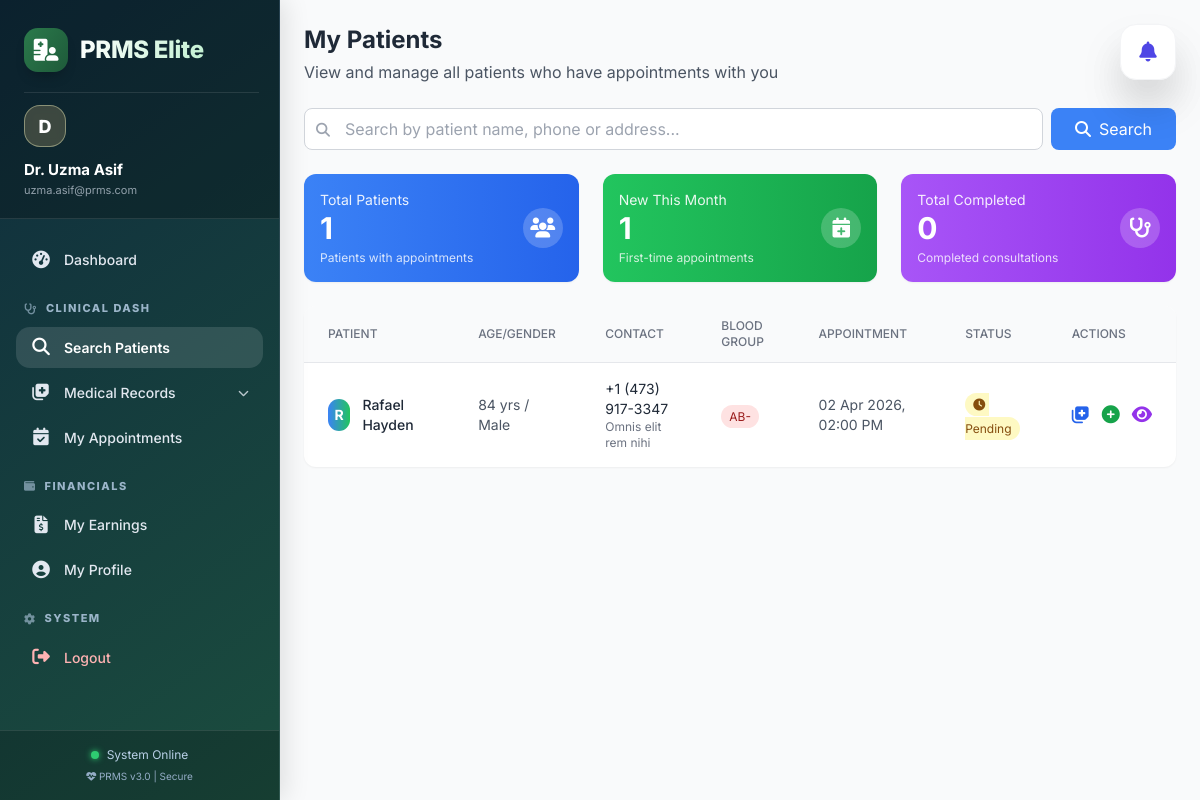
Page /doctor/patients.php (signed in) on the earlier database version.
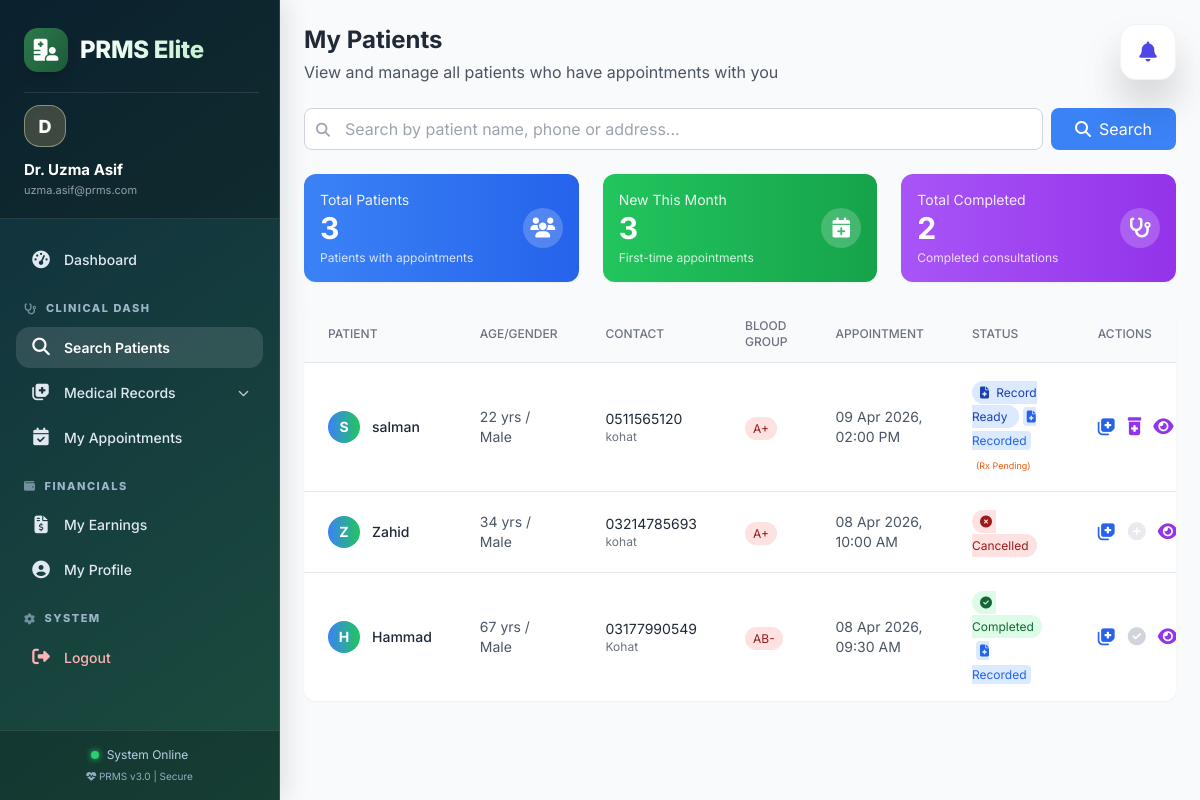
Same page on the later database version.
### tables this page shows
CREATE TABLE `appointments` (
  `id` int(11) NOT NULL,
  `patient_id` int(11) DEFAULT NULL,
  `doctor_id` int(11) DEFAULT NULL,
  `appointment_date` datetime DEFAULT NULL,
  `symptoms` text DEFAULT NULL,
  `category_id` int(11) DEFAULT NULL,
  `consultation_fee` decimal(10,2) DEFAULT 0.00,
  `shift_type` varchar(20) DEFAULT NULL,
  `time_slot` varchar(50) DEFAULT NULL,
  `patient_number` int(11) DEFAULT 0,
  `status` enum('pending','completed','cancelled') DEFAULT 'pending',
  `created_at` timestamp NOT NULL DEFAULT current_timestamp(),
  `has_tests` tinyint(1) DEFAULT 0
);

CREATE TABLE `patients` (
  `id` int(11) NOT NULL,
  `name` varchar(100) DEFAULT NULL,
  `age` int(11) DEFAULT NULL,
  `weight` decimal(5,2) DEFAULT NULL,
  `disease` int(11) DEFAULT NULL,
  `gender` enum('male','female','other') DEFAULT NULL,
  `phone` varchar(20) DEFAULT NULL,
  `address` text DEFAULT NULL,
  `blood_group` varchar(10) DEFAULT NULL,
  `status` enum('active','inactive') DEFAULT 'active',
  `created_at` timestamp NOT NULL DEFAULT current_timestamp()
);

CREATE TABLE `records` (
  `id` int(11) NOT NULL,
  `patient_id` int(11) DEFAULT NULL,
  `doctor_id` int(11) DEFAULT NULL,
  `appointment_id` int(11) DEFAULT NULL,
  `visit_date` datetime DEFAULT NULL,
  `symptoms` text DEFAULT NULL,
  `diagnosis` text DEFAULT NULL,
  `notes` text DEFAULT NULL,
  `created_at` timestamp NOT NULL DEFAULT current_timestamp(),
  `has_tests` tinyint(1) DEFAULT 0
);

### doctor/patients.php (the view, shortened to what the changed rows need)
<?php
require_once '../config/db.php';
$user_id = $_SESSION['user_id'];
$doctor_query = "SELECT id FROM doctors WHERE user_id = ?";
$stmt = mysqli_prepare($conn, $doctor_query);
mysqli_stmt_bind_param($stmt, "i", $user_id);
mysqli_stmt_execute($stmt);
$doctor_result = mysqli_stmt_get_result($stmt);
$doctor = mysqli_fetch_assoc($doctor_result);
$doctor_id = $doctor['id'];
$where_clause = "";
$patients_query = "SELECT DISTINCT p.*,
                   a.id as appointment_id,
                   a.appointment_date,
                   a.status as appointment_status,
                   CASE
                       WHEN r.id IS NOT NULL THEN 1
                       ELSE 0
                   END as has_record,
                   r.id as record_id,
                   (SELECT COUNT(*) FROM prescriptions WHERE record_id = r.id) as prescriptions_count
                   FROM patients p
                   JOIN appointments a ON p.id = a.patient_id
                   LEFT JOIN records r ON r.patient_id = p.id AND r.doctor_id = a.doctor_id AND DATE(r.visit_date) = DATE(a.appointment_date)
                   WHERE a.doctor_id = ? $where_clause
                   ORDER BY a.appointment_date DESC";
$stmt = mysqli_prepare($conn, $patients_query);
mysqli_stmt_bind_param($stmt, "i", $doctor_id);
mysqli_stmt_execute($stmt);
$patients_result = mysqli_stmt_get_result($stmt);
$total_patients_query = "SELECT COUNT(DISTINCT p.id) as total
                         FROM patients p
                         JOIN appointments a ON p.id = a.patient_id
                         WHERE a.doctor_id = ?";
$stmt = mysqli_prepare($conn, $total_patients_query);
mysqli_stmt_bind_param($stmt, "i", $doctor_id);
mysqli_stmt_execute($stmt);
$total_result = mysqli_stmt_get_result($stmt);
$total_patients = mysqli_fetch_assoc($total_result)['total'];
$month_start = date('Y-m-01');
$new_patients_query = "SELECT COUNT(DISTINCT p.id) as total
                       FROM patients p
                       JOIN appointments a ON p.id = a.patient_id
                       WHERE a.doctor_id = ? AND a.appointment_date >= ?";
$stmt = mysqli_prepare($conn, $new_patients_query);
mysqli_stmt_bind_param($stmt, "is", $doctor_id, $month_start);
mysqli_stmt_execute($stmt);
$new_result = mysqli_stmt_get_result($stmt);
$new_count = mysqli_fetch_assoc($new_result)['total'];
$total_visits_query = "SELECT COUNT(*) as total FROM appointments WHERE doctor_id = ? AND status = 'completed'";
$stmt = mysqli_prepare($conn, $total_visits_query);
mysqli_stmt_bind_param($stmt, "i", $doctor_id);
mysqli_stmt_execute($stmt);
$visits_result = mysqli_stmt_get_result($stmt);
$total_visits = mysqli_fetch_assoc($visits_result)['total'];
include '../includes/header.php';
?>
<div class="flex-1 overflow-y-auto bg-gray-50">
    <div class="p-6">
        <div class="mb-6">
            <h1 class="text-2xl font-bold text-gray-800">My Patients</h1>
        </div>
        <div class="grid grid-cols-1 md:grid-cols-3 gap-6 mb-6">
            <div class="bg-gradient-to-r from-blue-500 to-blue-600 rounded-xl shadow-sm p-4 text-white">
                <div class="flex items-center justify-between">
                    <div>
                        <p class="text-white text-opacity-90 text-sm">Total Patients</p>
                        <p class="text-3xl font-bold"><?php echo $total_patients; ?></p>
                        <p class="text-white text-opacity-80 text-xs mt-1">Patients with appointments</p>
                    </div>
                </div>
            </div>
            <div class="bg-gradient-to-r from-green-500 to-green-600 rounded-xl shadow-sm p-4 text-white">
                <div class="flex items-center justify-between">
                    <div>
                        <p class="text-white text-opacity-90 text-sm">New This Month</p>
                        <p class="text-3xl font-bold"><?php echo $new_count; ?></p>
                        <p class="text-white text-opacity-80 text-xs mt-1">First-time appointments</p>
                    </div>
                </div>
            </div>
            <div class="bg-gradient-to-r from-purple-500 to-purple-600 rounded-xl shadow-sm p-4 text-white">
                <div class="flex items-center justify-between">
                    <div>
                        <p class="text-white text-opacity-90 text-sm">Total Completed</p>
                        <p class="text-3xl font-bold"><?php echo $total_visits; ?></p>
                        <p class="text-white text-opacity-80 text-xs mt-1">Completed consultations</p>
                    </div>
                </div>
            </div>
        </div>
        <div class="bg-white rounded-xl shadow-sm overflow-hidden">
            <div class="overflow-x-auto">
                <table class="w-full">
                    <thead class="bg-gray-50 border-b">
                        <tr>
                            <th class="px-6 py-3 text-left text-xs font-medium text-gray-500 uppercase">Patient</th>
                            <th class="px-6 py-3 text-left text-xs font-medium text-gray-500 uppercase">Age/Gender</th>
                            <th class="px-6 py-3 text-left text-xs font-medium text-gray-500 uppercase">Contact</th>
                            <th class="px-6 py-3 text-left text-xs font-medium text-gray-500 uppercase">Blood Group</th>
                            <th class="px-6 py-3 text-left text-xs font-medium text-gray-500 uppercase">Appointment</th>
                            <th class="px-6 py-3 text-left text-xs font-medium text-gray-500 uppercase">Status</th>
                            <th class="px-6 py-3 text-left text-xs font-medium text-gray-500 uppercase">Actions</th>
                        </tr>
                    </thead>
                    <tbody class="divide-y divide-gray-200">
                        <?php if (mysqli_num_rows($patients_result) > 0): ?>
                            <?php while ($patient = mysqli_fetch_assoc($patients_result)):
                                $can_add_record = ($patient['appointment_status'] == 'pending' && $patient['has_record'] == 0);
                                $has_record = $patient['has_record'] == 1;
                                $has_prescriptions = $patient['prescriptions_count'] > 0;
                                $effective_status = $patient['appointment_status'];
                                $status_text = '';
                                $status_color = '';
                                if ($has_record && $has_prescriptions) {
                                    $effective_status = 'completed';
                                    $status_text = 'Completed';
                                    $status_color = 'bg-green-100 text-green-800';
                                    $status_icon = 'fa-check-circle';
                                } elseif ($has_record && !$has_prescriptions) {
                                    $effective_status = 'pending_rx';
                                    $status_text = 'Record Ready';
                                    $status_color = 'bg-blue-100 text-blue-800';
                                    $status_icon = 'fa-file-medical';
                                } elseif ($patient['appointment_status'] == 'pending') {
                                    $effective_status = 'pending';
                                    $status_text = 'Pending';
                                    $status_color = 'bg-yellow-100 text-yellow-800';
                                    $status_icon = 'fa-clock';
                                } else {
                                    $effective_status = 'cancelled';
                                    $status_text = 'Cancelled';
                                    $status_color = 'bg-red-100 text-red-800';
                                    $status_icon = 'fa-times-circle';
                                }
                            ?>
                                <tr class="hover:bg-gray-50 transition">
                                    <td class="px-6 py-4">
                                        <div class="flex items-center">
                                            <div class="w-8 h-8 rounded-full bg-gradient-to-r from-blue-500 to-green-500 flex items-center justify-center text-white text-sm font-bold">
                                                <?php echo strtoupper(substr($patient['name'], 0, 1)); ?>
                                            </div>
                                            <div class="ml-3">
                                                <p class="text-sm font-medium text-gray-800"><?php echo htmlspecialchars($patient['name']); ?></p>
                                            </div>
                                        </div>
                                    </td>
                                    <td class="px-6 py-4 text-sm text-gray-600">
                                        <?php echo $patient['age']; ?> yrs /
                                        <span class="capitalize"><?php echo $patient['gender']; ?></span>
                                    </td>
                                    <td class="px-6 py-4">
                                        <p class="text-sm text-gray-800"><?php echo htmlspecialchars($patient['phone']); ?></p>
                                        <?php if ($patient['address']): ?>
                                            <p class="text-xs text-gray-500"><?php echo htmlspecialchars(substr($patient['address'], 0, 30)); ?></p>
                                        <?php endif; ?>
                                    </td>
                                    <td class="px-6 py-4">
                                        <?php if ($patient['blood_group']): ?>
                                            <span class="px-2 py-1 text-xs rounded-full bg-red-100 text-red-800">
                                                <?php echo htmlspecialchars($patient['blood_group']); ?>
                                            </span>
                                        <?php else: ?>
                                            <span class="text-gray-400 text-xs">Not specified</span>
                                        <?php endif; ?>
                                    </td>
                                    <td class="px-6 py-4 text-sm text-gray-600">
                                        <?php echo date('d M Y, h:i A', strtotime($patient['appointment_date'])); ?>
                                    </td>
                                    <td class="px-6 py-4">
                                        <span class="px-2 py-1 text-xs rounded-full <?php echo $status_color; ?>">
                                            <i class="fas <?php echo $status_icon; ?> mr-1"></i> <?php echo $status_text; ?>
                                        </span>
                                        <?php if ($has_record): ?>
                                            <span class="ml-1 px-1 py-0.5 text-xs rounded bg-blue-100 text-blue-600">
                                                <i class="fas fa-file-medical"></i> Recorded
                                            </span>
                                        <?php endif; ?>
                                        <?php if ($has_record && !$has_prescriptions): ?>
                                            <span class="ml-1 text-[9px] text-orange-600">(Rx Pending)</span>
                                        <?php endif; ?>
                                    </td>
                                    <td class="px-6 py-4">
                                        <div class="flex space-x-3">
                                            <a href="records/view.php?patient_id=<?php echo $patient['id']; ?>"
                                                class="text-blue-600 hover:text-blue-800 transition text-lg" title="View Records">
                                                <i class="fas fa-notes-medical"></i>
                                            </a>
                                            <?php if ($patient['appointment_status'] == 'pending' && !$has_record): ?>
                                                <a href="records/create.php?patient_id=<?php echo $patient['id']; ?>"
                                                    class="text-green-600 hover:text-green-800 transition text-lg" title="Add New Record">
                                                    <i class="fas fa-plus-circle"></i>
                                                </a>
                                            <?php elseif ($has_record && !$has_prescriptions): ?>
                                                <a href="javascript:void(0)"
                                                    onclick="openPrescriptionFromPatients(<?php echo $patient['record_id']; ?>, '<?php echo htmlspecialchars($patient['name']); ?>')"
                                                    class="text-purple-600 hover:text-purple-800 transition text-lg" title="Add Prescription">
                                                    <i class="fas fa-prescription-bottle-alt"></i>
                                                </a>
                                            <?php elseif ($has_record && $has_prescriptions): ?>
                                                <span class="text-gray-300 text-lg cursor-not-allowed" title="Prescriptions already added">
                                                    <i class="fas fa-check-circle"></i>
                                                </span>
                                            <?php else: ?>
                                                <span class="text-gray-300 text-lg cursor-not-allowed" title="Action not available">
                                                    <i class="fas fa-plus-circle opacity-50"></i>
                                                </span>
                                            <?php endif; ?>
                                            <a href="javascript:void(0)"
                                                onclick="viewPatient(<?php echo $patient['id']; ?>, '<?php echo htmlspecialchars($patient['name']); ?>', <?php echo $patient['age']; ?>, '<?php echo $patient['gender']; ?>', '<?php echo htmlspecialchars($patient['phone']); ?>', '<?php echo htmlspecialchars($patient['blood_group']); ?>', '<?php echo htmlspecialchars($patient['address']); ?>', '<?php echo $effective_status; ?>', <?php echo $can_add_record ? 'true' : 'false'; ?>)"
                                                class="text-purple-600 hover:text-purple-800 transition text-lg" title="Quick View">
                                                <i class="fas fa-eye"></i>
                                            </a>
                                        </div>
                                    </td>
                                </tr>
                            <?php endwhile; ?>
                        <?php endif; ?>
                    </tbody>
                </table>
            </div>
        </div>
    </div>
</div>

Differences in the rows shown:
removed appointments: patient.name "R", patient.name "Rafael Hayden", patient.age "84", patient.gender "Male", patient.phone "+1 (473) 917-3347", patient.address "Omnis elit rem nihi", patient.blood_group "AB-", appointment_date "02 Apr 2026, 02:00 PM", status_text "Pending"
added records: patient.name "S", patient.name "salman", patient.age "22", patient.gender "Male", patient.phone "0511565120", patient.address "kohat", patient.blood_group "A+", appointment.appointment_date "09 Apr 2026, 02:00 PM", status_text "Record Ready", shows "Recorded", shows "(Rx Pending)"
added appointments: patient.name "Z", patient.name "Zahid", patient.age "34", patient.gender "Male", patient.phone "03214785693", patient.address "kohat", patient.blood_group "A+", appointment_date "08 Apr 2026, 10:00 AM", status_text "Cancelled", status "cancelled" (drawn)
added records: patient.name "H", patient.name "Hammad", patient.age "67", patient.gender "Male", patient.phone "03177990549", patient.address "Kohat", patient.blood_group "AB-", appointment.appointment_date "08 Apr 2026, 09:30 AM", status_text "Completed", shows "Recorded"
Other differences:
$total_patients: "1" → "3"
$new_count: "1" → "3"
$total_visits: "0" → "2"
